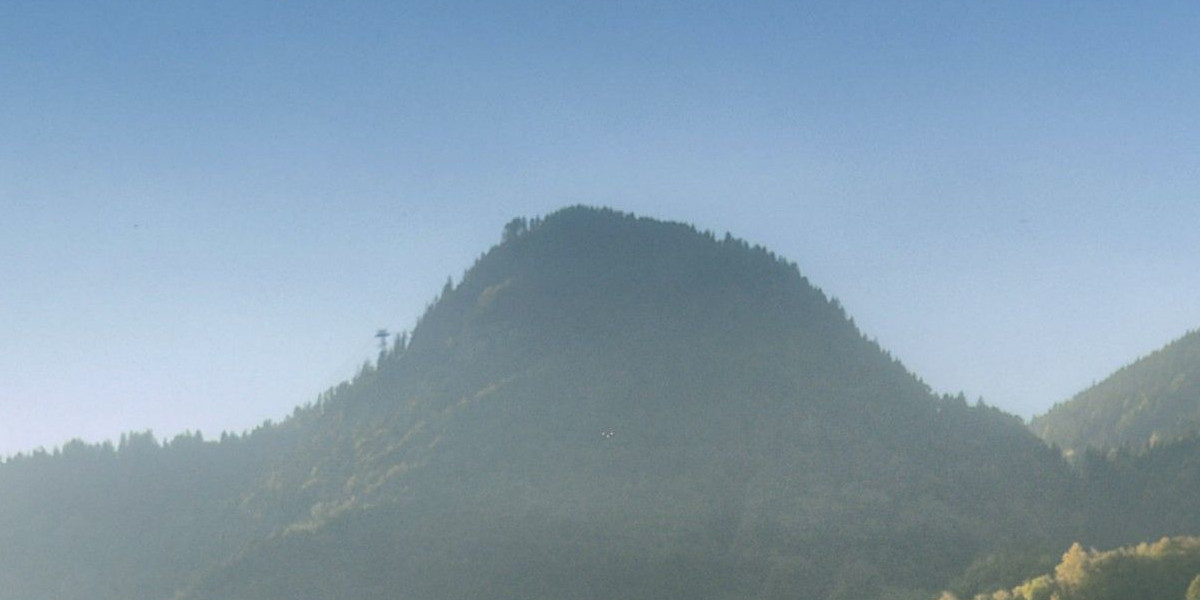
#> input picture DiscordBotDev/Pictures/WelcomeImage.jpg, 1200 x 600 px
$ python -i welcome_message.py   (imports and definitions only)
#> lines starting #> are read from the running program, lines starting #| are printed output that depends on the picture; after the words box and inside, x2 and y2 are one past the last pixel; in counts of white or black regions, pixels touching at a corner belong together
#> further down, picture is the input picture: PIL image 1200x600 RGB; mean R, G, B 134.1, 157.7, 175.7
# Coding=UTF8
# !python
# !/usr/bin/env python3

import discord, requests
from discord.ext import commands
from DiscordBotDev.lib.db import db
from discord.ext.commands.errors import BadArgument
from PIL import Image, ImageDraw, ImageFilter, ImageFont
from io import BytesIO


def mask_circle_transparent(pil_img, blur_radius, offset=0):
    offset = blur_radius * 2 + offset
    mask = Image.new("L", pil_img.size, 0)
    draw = ImageDraw.Draw(mask)
    draw.ellipse((offset, offset, pil_img.size[0] - offset, pil_img.size[1] - offset), fill=255)
    mask = mask.filter(ImageFilter.GaussianBlur(blur_radius))

    result = pil_img.copy()
    result.putalpha(mask)

    return result


def _add_corners(im, rad=100):
#> called with rad = 100
    circle = Image.new('L', (rad * 2, rad * 2), 0)
#> circle: PIL image 200x200 L; every value is 0
    draw = ImageDraw.Draw(circle)
    draw.ellipse((0, 0, rad * 2, rad * 2), fill=255)
    alpha = Image.new('L', im.size, "white")
#> alpha: PIL image 1200x600 L; every value is 255
    w, h = im.size
#> w = 1200; h = 600
    alpha.paste(circle.crop((0, 0, rad, rad)), (0, 0))
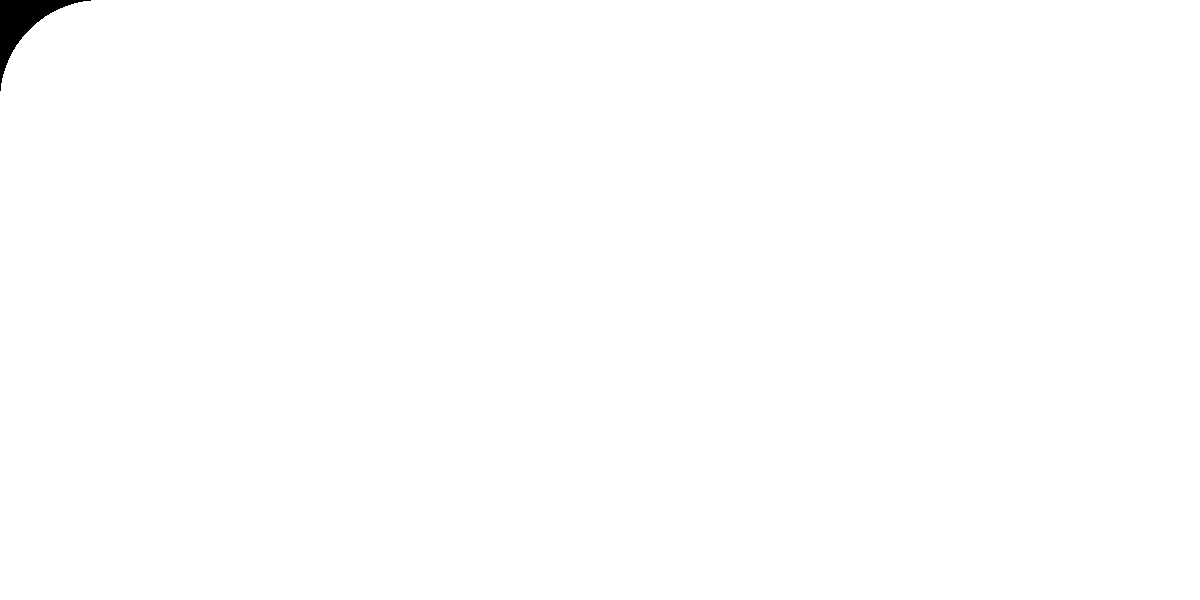
#> alpha: PIL image 1200x600 L; 99.7% white; 1 black region, box (x1, y1, x2, y2) and area: (0, 0, 91, 91) 2178
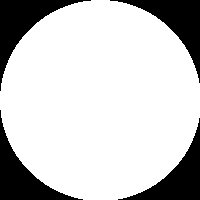
#> circle: PIL image 200x200 L; 79.1% white; 4 black regions, box (x1, y1, x2, y2) and area: (0, 0, 91, 91) 2178, (110, 0, 200, 83) 2087, (0, 110, 83, 200) 2087, (118, 118, 200, 200) 1997
    alpha.paste(circle.crop((0, rad, rad, rad * 2)), (0, h - rad))
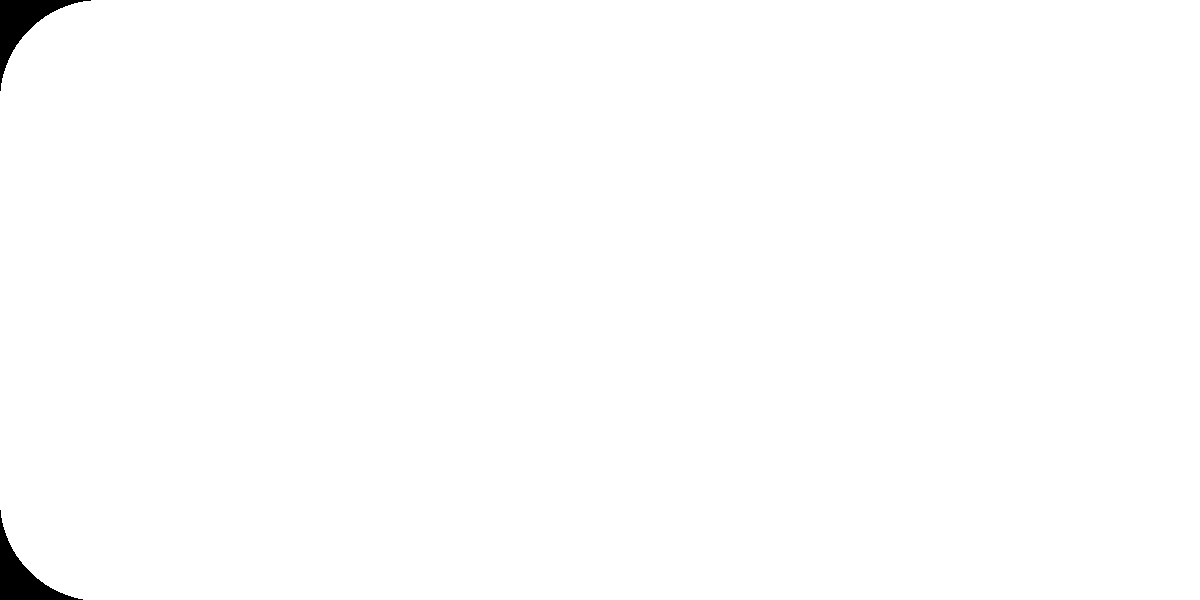
#> alpha: PIL image 1200x600 L; 99.4% white; 2 black regions, box (x1, y1, x2, y2) and area: (0, 0, 91, 91) 2178, (0, 510, 83, 600) 2087
    alpha.paste(circle.crop((rad, 0, rad * 2, rad)), (w - rad, 0))
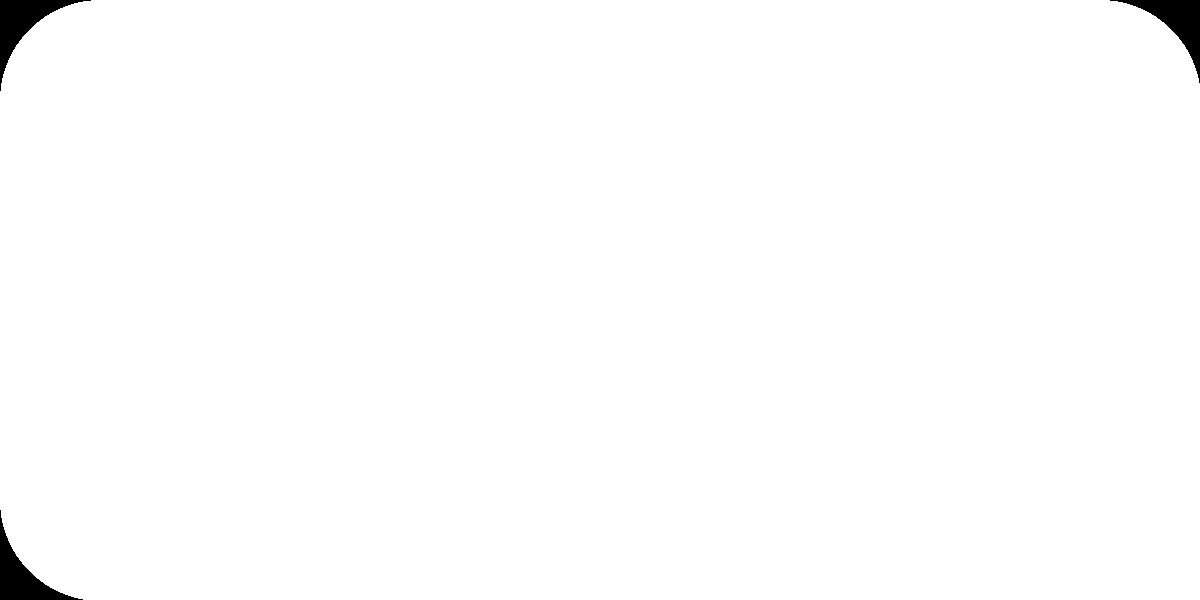
#> alpha: PIL image 1200x600 L; 99.1% white; 3 black regions, box (x1, y1, x2, y2) and area: (0, 0, 91, 91) 2178, (1110, 0, 1200, 83) 2087, (0, 510, 83, 600) 2087
    alpha.paste(circle.crop((rad, rad, rad * 2, rad * 2)), (w - rad, h - rad))
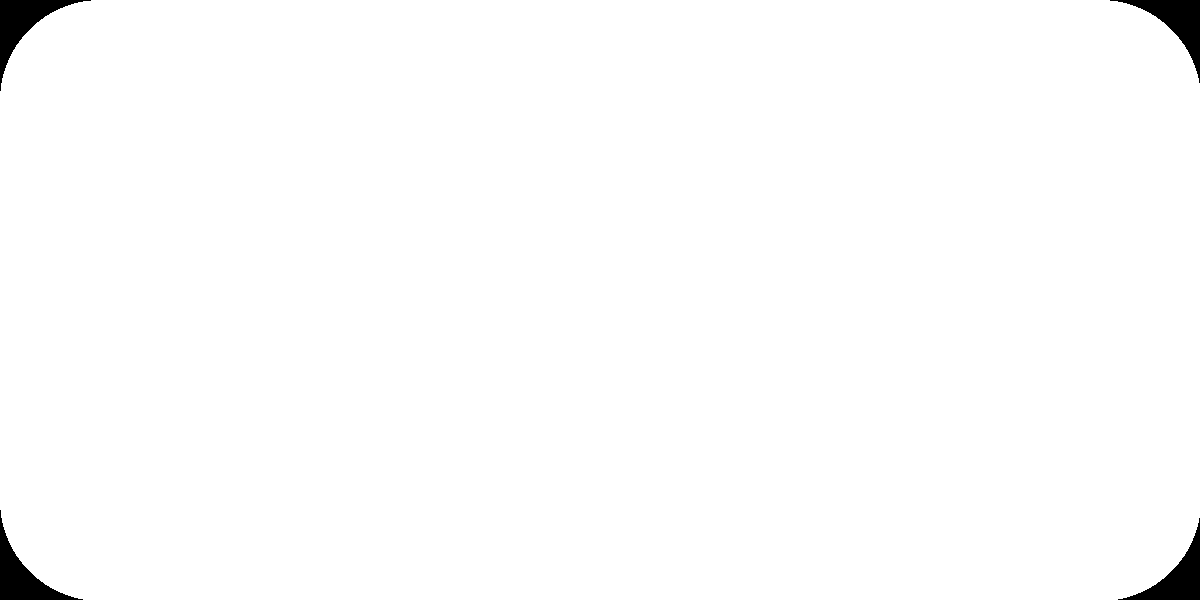
#> alpha: PIL image 1200x600 L; 98.8% white; 4 black regions, box (x1, y1, x2, y2) and area: (0, 0, 91, 91) 2178, (1110, 0, 1200, 83) 2087, (0, 510, 83, 600) 2087, (1118, 518, 1200, 600) 1997
    im.putalpha(alpha)
    return im


# [105 lines that did not run here, left out]


def setup(client):
    client.add_cog(WelcomeMsg(client))

>>> from PIL import Image
>>> picture = Image.open('../Pictures/WelcomeImage.jpg')
>>> result = _add_corners(picture)
